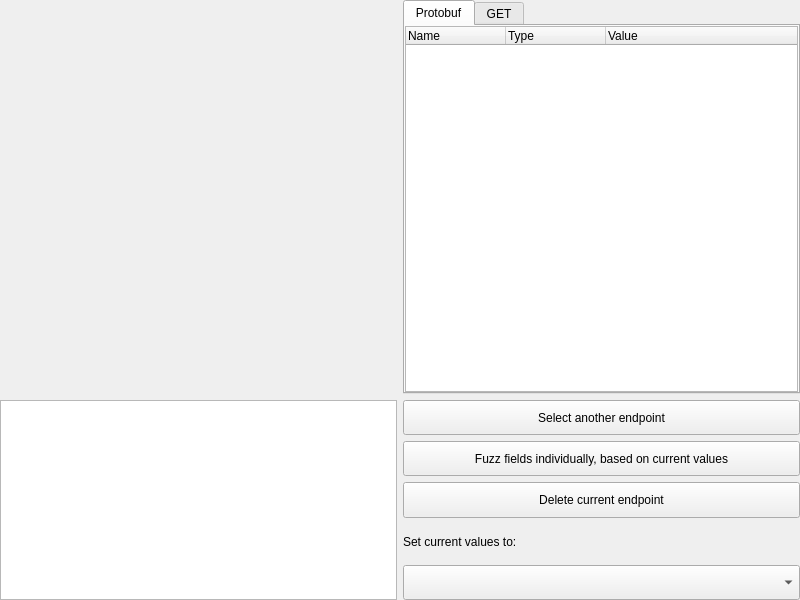
<?xml version="1.0" encoding="UTF-8"?>
<ui version="4.0">
 <class>win</class>
 <widget class="QDialog" name="win">
  <property name="geometry">
   <rect>
    <x>0</x>
    <y>0</y>
    <width>800</width>
    <height>600</height>
   </rect>
  </property>
  <property name="windowTitle">
   <string>Fuzzer</string>
  </property>
  <property name="locale">
   <locale language="English" country="UnitedStates"/>
  </property>
  <layout class="QGridLayout" name="grid" columnstretch="1,0">
   <property name="leftMargin">
    <number>0</number>
   </property>
   <property name="topMargin">
    <number>0</number>
   </property>
   <property name="rightMargin">
    <number>0</number>
   </property>
   <property name="bottomMargin">
    <number>0</number>
   </property>
   <item row="5" column="1">
    <widget class="QComboBox" name="comboBox">
     <property name="sizePolicy">
      <sizepolicy hsizetype="Ignored" vsizetype="Expanding">
       <horstretch>0</horstretch>
       <verstretch>0</verstretch>
      </sizepolicy>
     </property>
    </widget>
   </item>
   <item row="1" column="1">
    <widget class="QPushButton" name="selectAnother">
     <property name="sizePolicy">
      <sizepolicy hsizetype="Expanding" vsizetype="Expanding">
       <horstretch>0</horstretch>
       <verstretch>0</verstretch>
      </sizepolicy>
     </property>
     <property name="focusPolicy">
      <enum>Qt::NoFocus</enum>
     </property>
     <property name="locale">
      <locale language="English" country="UnitedStates"/>
     </property>
     <property name="text">
      <string>Select another endpoint</string>
     </property>
    </widget>
   </item>
   <item row="4" column="1">
    <widget class="QLabel" name="comboBoxLabel">
     <property name="sizePolicy">
      <sizepolicy hsizetype="Expanding" vsizetype="Expanding">
       <horstretch>0</horstretch>
       <verstretch>0</verstretch>
      </sizepolicy>
     </property>
     <property name="text">
      <string>Set current values to:</string>
     </property>
    </widget>
   </item>
   <item row="0" column="1">
    <widget class="QTabWidget" name="tabs">
     <property name="sizePolicy">
      <sizepolicy hsizetype="Expanding" vsizetype="Expanding">
       <horstretch>1</horstretch>
       <verstretch>0</verstretch>
      </sizepolicy>
     </property>
     <property name="currentIndex">
      <number>0</number>
     </property>
     <widget class="QWidget" name="_pbTree">
      <property name="sizePolicy">
       <sizepolicy hsizetype="Expanding" vsizetype="Expanding">
        <horstretch>0</horstretch>
        <verstretch>0</verstretch>
       </sizepolicy>
      </property>
      <attribute name="title">
       <string>Protobuf</string>
      </attribute>
      <layout class="QGridLayout" name="gridLayout">
       <property name="leftMargin">
        <number>0</number>
       </property>
       <property name="topMargin">
        <number>0</number>
       </property>
       <property name="rightMargin">
        <number>0</number>
       </property>
       <property name="bottomMargin">
        <number>0</number>
       </property>
       <item row="0" column="0">
        <widget class="QTreeWidget" name="pbTree">
         <property name="mouseTracking">
          <bool>true</bool>
         </property>
         <property name="focusPolicy">
          <enum>Qt::NoFocus</enum>
         </property>
         <column>
          <property name="text">
           <string>Name</string>
          </property>
         </column>
         <column>
          <property name="text">
           <string>Type</string>
          </property>
         </column>
         <column>
          <property name="text">
           <string>Value</string>
          </property>
         </column>
        </widget>
       </item>
      </layout>
     </widget>
     <widget class="QWidget" name="_getTree">
      <attribute name="title">
       <string>GET</string>
      </attribute>
      <layout class="QGridLayout" name="gridLayout_3">
       <property name="leftMargin">
        <number>0</number>
       </property>
       <property name="topMargin">
        <number>0</number>
       </property>
       <property name="rightMargin">
        <number>0</number>
       </property>
       <property name="bottomMargin">
        <number>0</number>
       </property>
       <item row="0" column="0" colspan="2">
        <widget class="QTreeWidget" name="getTree">
         <property name="mouseTracking">
          <bool>true</bool>
         </property>
         <property name="focusPolicy">
          <enum>Qt::NoFocus</enum>
         </property>
         <column>
          <property name="text">
           <string>Name</string>
          </property>
         </column>
         <column>
          <property name="text">
           <string>Value</string>
          </property>
         </column>
        </widget>
       </item>
       <item row="1" column="1">
        <widget class="QPushButton" name="getAdd">
         <property name="focusPolicy">
          <enum>Qt::NoFocus</enum>
         </property>
         <property name="text">
          <string>Add</string>
         </property>
        </widget>
       </item>
       <item row="1" column="0">
        <spacer name="spacer">
         <property name="orientation">
          <enum>Qt::Horizontal</enum>
         </property>
         <property name="sizeHint" stdset="0">
          <size>
           <width>40</width>
           <height>20</height>
          </size>
         </property>
        </spacer>
       </item>
      </layout>
     </widget>
    </widget>
   </item>
   <item row="1" column="0" rowspan="5">
    <widget class="QTextEdit" name="urlField">
     <property name="minimumSize">
      <size>
       <width>0</width>
       <height>200</height>
      </size>
     </property>
     <property name="mouseTracking">
      <bool>true</bool>
     </property>
     <property name="readOnly">
      <bool>true</bool>
     </property>
    </widget>
   </item>
   <item row="3" column="1">
    <widget class="QPushButton" name="deleteThis">
     <property name="sizePolicy">
      <sizepolicy hsizetype="Expanding" vsizetype="Expanding">
       <horstretch>0</horstretch>
       <verstretch>0</verstretch>
      </sizepolicy>
     </property>
     <property name="focusPolicy">
      <enum>Qt::NoFocus</enum>
     </property>
     <property name="text">
      <string>Delete current endpoint</string>
     </property>
    </widget>
   </item>
   <item row="2" column="1">
    <widget class="QPushButton" name="fuzzFields">
     <property name="sizePolicy">
      <sizepolicy hsizetype="Expanding" vsizetype="Expanding">
       <horstretch>0</horstretch>
       <verstretch>0</verstretch>
      </sizepolicy>
     </property>
     <property name="focusPolicy">
      <enum>Qt::NoFocus</enum>
     </property>
     <property name="text">
      <string>Fuzz fields individually, based on current values</string>
     </property>
    </widget>
   </item>
   <item row="0" column="0">
    <widget class="MyFrame" name="frame" native="true">
     <property name="sizePolicy">
      <sizepolicy hsizetype="Preferred" vsizetype="Preferred">
       <horstretch>0</horstretch>
       <verstretch>1</verstretch>
      </sizepolicy>
     </property>
    </widget>
   </item>
  </layout>
 </widget>
 <customwidgets>
  <customwidget>
   <class>MyFrame</class>
   <extends>QWidget</extends>
   <header>ui/fuzzer</header>
   <container>1</container>
  </customwidget>
 </customwidgets>
 <resources/>
 <connections>
  <connection>
   <sender>selectAnother</sender>
   <signal>clicked()</signal>
   <receiver>win</receiver>
   <slot>reject()</slot>
   <hints>
    <hint type="sourcelabel">
     <x>596</x>
     <y>408</y>
    </hint>
    <hint type="destinationlabel">
     <x>399</x>
     <y>299</y>
    </hint>
   </hints>
  </connection>
 </connections>
</ui>
